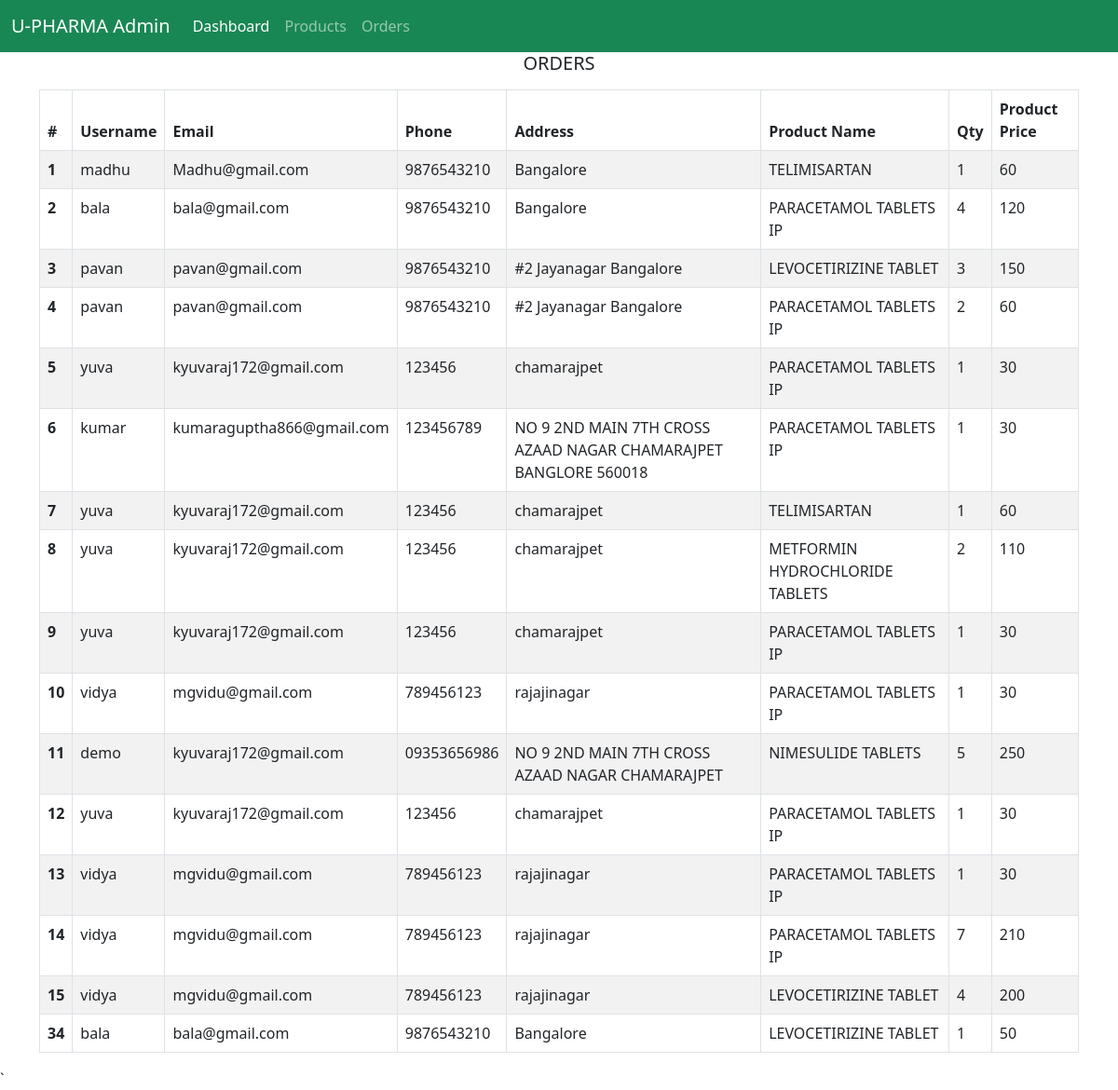
Page /admin/orders on the committed database.
### tables this page shows
CREATE TABLE "products" (
	"id"	INTEGER,
	"name"	TEXT NOT NULL,
	"price"	TEXT,
	"details"	TEXT,
	"image"	TEXT,
	"tags"	TEXT,
	"category"	TEXT,
	"stocks"	INTEGER DEFAULT 50,
	PRIMARY KEY("id" AUTOINCREMENT)
);

CREATE TABLE "orders" (
	"id"	INTEGER,
	"pid"	INTEGER,
	"qty"	INTEGER,
	"uid"	INTEGER,
	"status"	TEXT,
	"date"	INTEGER,
	PRIMARY KEY("id" AUTOINCREMENT)
);

CREATE TABLE "users" (
	"id"	INTEGER,
	"username"	TEXT,
	"password"	TEXT,
	"address"	TEXT,
	"phone"	TEXT,
	"email"	TEXT,
	PRIMARY KEY("id" AUTOINCREMENT)
);

### main.py (the view)
@app.get("/admin/orders", response_class=HTMLResponse)
def admin_orders(request: Request):
    con = sqlite3.connect(DATABASE_NAME)
    con.row_factory = sqlite3.Row
    cur = con.cursor()
    cur.execute("SELECT *, o.id as oid from users u, products p, orders o where o.uid = u.id and o.pid = p.id")
    orders = cur.fetchall()
    con.close
    return templates.TemplateResponse("/admin/orders.html", {"request": request, "orders": orders})

### templates/admin/orders.html (shortened to what this page needs)
{% extends "/admin/base.html" %}
{% block content  %}
<div class="container">
    <h5 class="text-center">ORDERS</h5>
    <table class="table table-striped table-bordered my-3">
        <thead>
            <tr>
              <th scope="col">#</th>
              <th scope="col">Username</th>
              <th scope="col">Email</th>
              <th scope="col">Phone</th>
              <th scope="col">Address</th>
              <th scope="col">Product Name</th>
              <th scope="col">Qty</th>
              <th scope="col">Product Price</th>
            </tr>
          </thead>
          <tbody>
            {% for order in orders %}
            <tr>
                <th scope="row">{{ order.oid }}</th>
                <td>{{order.username}}</td>
                <td>{{order.email}}</td>
                <td>{{order.phone}}</td>
                <td>{{order.address}}</td>
                <td>{{order.name}}</td>
                <td>{{order.qty}}</td>
                <td>{{order.qty | int * order.price | int}}</td>
            </tr>
            {% endfor %}
            </tbody>
    </table>
</div>
{% endblock %}

### rows in the picture
products: oid "1", username "madhu", email "Madhu@gmail.com", phone "9876543210", address "Bangalore", name "TELIMISARTAN", qty "1", order.qty|int*order.price|int "60", oid "7", username "yuva", email "kyuvaraj172@gmail.com", phone "123456", address "chamarajpet"
products: oid "2", username "bala", email "bala@gmail.com", phone "9876543210", address "Bangalore", name "PARACETAMOL TABLETS IP", qty "4", order.qty|int*order.price|int "120", oid "4", username "pavan", email "pavan@gmail.com", address "#2 Jayanagar Bangalore", qty "2", order.qty|int*order.price|int "60", oid "5", username "yuva", email "kyuvaraj172@gmail.com", phone "123456", address "chamarajpet", qty "1", order.qty|int*order.price|int "30", oid "6", username "kumar", email "kumaraguptha866@gmail.com", phone "123456789", address "NO 9 2ND MAIN 7TH CROSS AZAAD NAGAR CHAMARAJPET BANGLORE 560018", oid "9", oid "10", username "vidya", email "mgvidu@gmail.com", phone "789456123", address "rajajinagar", oid "12", oid "13", oid "14", qty "7", order.qty|int*order.price|int "210"
products: oid "3", username "pavan", email "pavan@gmail.com", phone "9876543210", address "#2 Jayanagar Bangalore", name "LEVOCETIRIZINE TABLET", qty "3", order.qty|int*order.price|int "150", oid "15", username "vidya", email "mgvidu@gmail.com", phone "789456123", address "rajajinagar", qty "4", order.qty|int*order.price|int "200", oid "34", username "bala", email "bala@gmail.com", address "Bangalore", qty "1", order.qty|int*order.price|int "50"
products: oid "8", username "yuva", email "kyuvaraj172@gmail.com", phone "123456", address "chamarajpet", name "METFORMIN HYDROCHLORIDE TABLETS", qty "2", order.qty|int*order.price|int "110"
products: oid "11", username "demo", email "kyuvaraj172@gmail.com", phone "09353656986", address "NO 9 2ND MAIN 7TH CROSS AZAAD NAGAR CHAMARAJPET", name "NIMESULIDE TABLETS", qty "5", order.qty|int*order.price|int "250"
